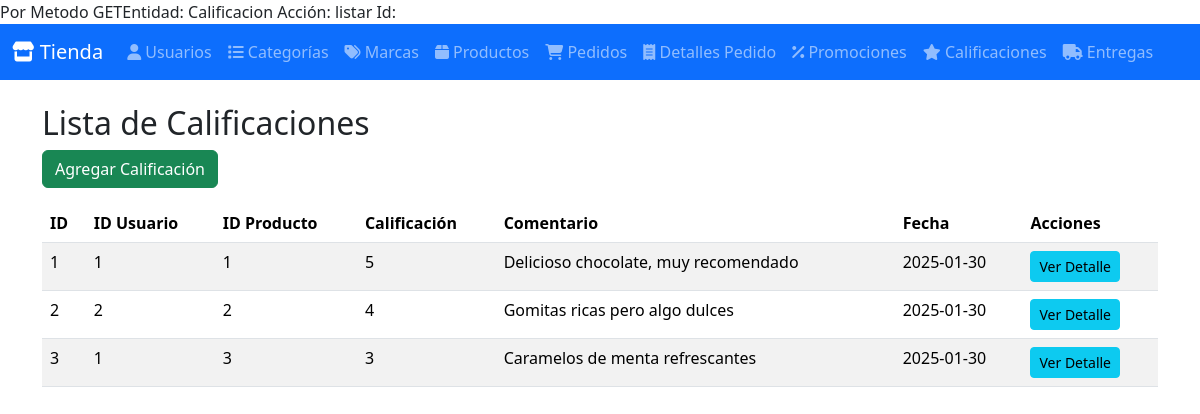
/index.php?entity=Calificacion&action=listar, run on the app's committed database.
### tables this page shows
CREATE TABLE calificaciones (
    id INT AUTO_INCREMENT PRIMARY KEY,
    id_usuario INT,
    id_producto INT,
    calificacion INT NOT NULL,
    comentario TEXT,
    fecha DATE DEFAULT (CURDATE()),
    FOREIGN KEY (id_usuario) REFERENCES usuarios(id) ON DELETE CASCADE,
    FOREIGN KEY (id_producto) REFERENCES productos(id) ON DELETE CASCADE
);

### Model/ClassCalificacion.php (called while the page is built, shortened)
<?php
require_once BASE_PATH . DIRECTORY_SEPARATOR . 'Config' . DIRECTORY_SEPARATOR . 'ClassDatabase.php';
class ClassCalificacion {
    private $conn;
    public function __construct() {
        $db = new ClassDatabase();
        $this->conn = $db->getConnection();
    }
    public function getCalificaciones() {
        $query = "SELECT * FROM calificaciones";
        $stmt = $this->conn->prepare($query);
        $stmt->execute();
        return $stmt->fetchAll(PDO::FETCH_ASSOC);
    }
}
?>

### Config/ClassDatabase.php (called while the page is built, shortened)
<?php
class ClassDatabase {
    private $host = 'localhost';
    private $db_name = 'bd_tienda_dulces';
    private $username = 'root';
    private $password = 'password';
    public function getConnection() {
        $this->conn = null;
        try {
            $this->conn = new PDO("mysql:host={$this->host};dbname={$this->db_name}", $this->username, $this->password);
            $this->conn->setAttribute(PDO::ATTR_ERRMODE, PDO::ERRMODE_EXCEPTION);
        } catch (PDOException $e) {
            echo "Error de conexión: " . $e->getMessage();
        }
        return $this->conn;
    }
}
?>

### Controller/ClassCalificacionController.php (called while the page is built, shortened)
<?php
require_once BASE_PATH . DIRECTORY_SEPARATOR . 'Model' . DIRECTORY_SEPARATOR . 'ClassCalificacion.php';
class ClassCalificacionController {
    public function getCalificacionController() {
        $calificacionModel = new ClassCalificacion();
        return $calificacionModel->getCalificaciones();
    }
}
?>

### View/Calificacion/listaCalificacion.php (the view)
<?php
echo "<h2>Lista de Calificaciones</h2>";
echo "<a href='index.php?entity=Calificacion&action=insertar' class='btn btn-success mb-3'>Agregar Calificación</a>";
echo "<table class='table table-striped'>";
echo "<thead><tr>
        <th>ID</th><th>ID Usuario</th><th>ID Producto</th><th>Calificación</th><th>Comentario</th><th>Fecha</th><th>Acciones</th>
      </tr></thead><tbody>";
foreach ($listadoelementos as $calificacion) {
    echo "<tr>";
    echo "<td>{$calificacion['id']}</td>";
    echo "<td>{$calificacion['id_usuario']}</td>";
    echo "<td>{$calificacion['id_producto']}</td>";
    echo "<td>{$calificacion['calificacion']}</td>";
    echo "<td>{$calificacion['comentario']}</td>";
    echo "<td>{$calificacion['fecha']}</td>";
    echo "<td>
        <a href='index.php?entity=Calificacion&action=detalle&id={$calificacion['id']}' class='btn btn-info btn-sm'>Ver Detalle</a>
    </td>";
    echo "</tr>";
}
echo "</tbody></table>";
?>

### data on the page
calificaciones: id "1", id_usuario "1", id_producto "1", calificacion "5", comentario "Delicioso chocolate, muy recomendado", fecha "2025-01-30"
calificaciones: id "2", id_usuario "2", id_producto "2", calificacion "4", comentario "Gomitas ricas pero algo dulces", fecha "2025-01-30"
calificaciones: id "3", id_usuario "1", id_producto "3", calificacion "3", comentario "Caramelos de menta refrescantes", fecha "2025-01-30"

### other printed values
$entity "Calificacion"
$action "listar"
$label "Usuarios Categorías Marcas Productos Pedidos Detalles Pedido Promociones Calificaciones Entregas"
